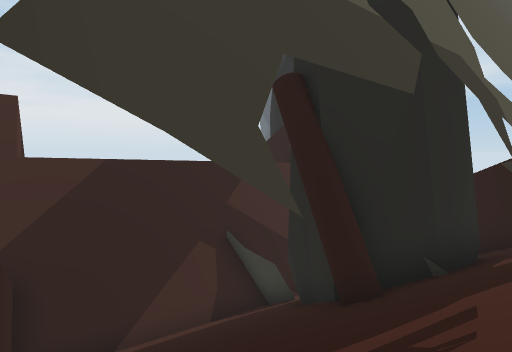
[1] (above)

12 first-person views from a walk through a 3-D level made in the Unity game engine. The camera is 1.3 m above the floor, tilts 4° down and sees 80° across. The floor is counted in squares, 2 m on a side. Each view is taken from the middle of a square. On the plan, view 1 faces up. The plan holds only what a view shows up to about 10 squares ahead; the rest is blank. The place goes on beyond the plan. The player character is not drawn.

[2]
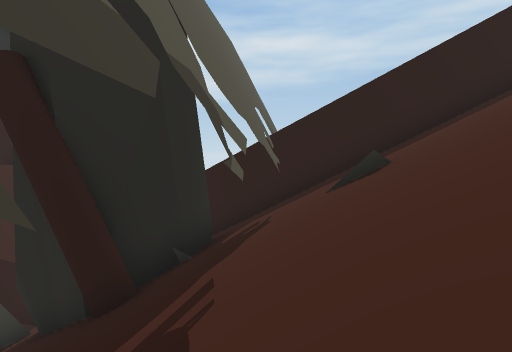

[3]
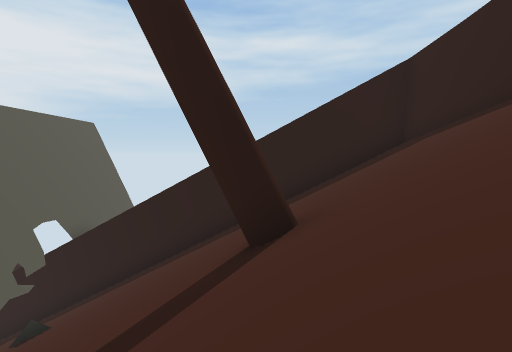

[4]
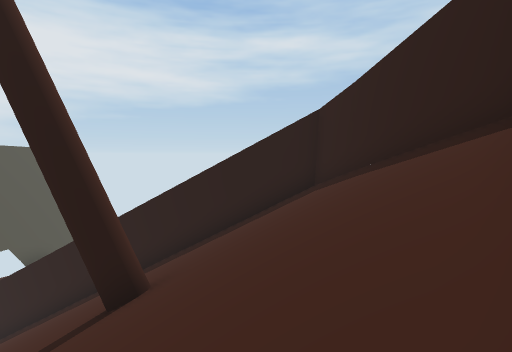

[5]
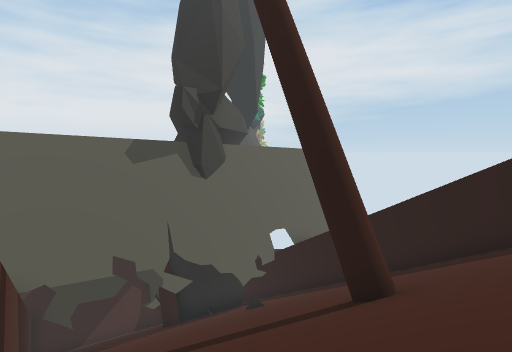

[6]
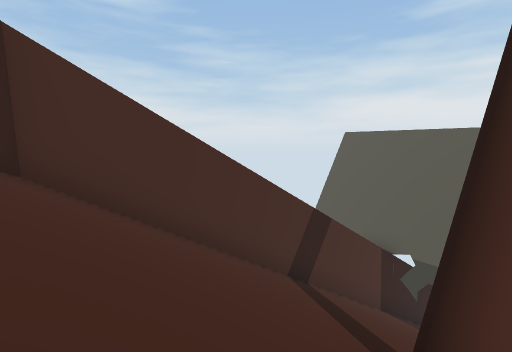

[7]
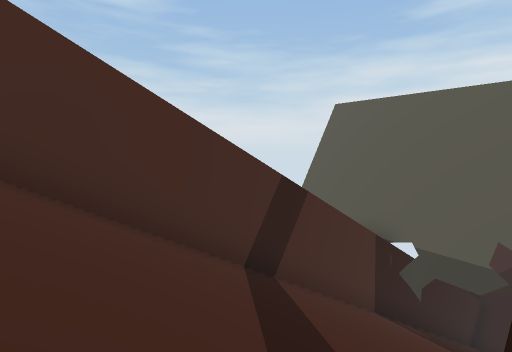

[8]
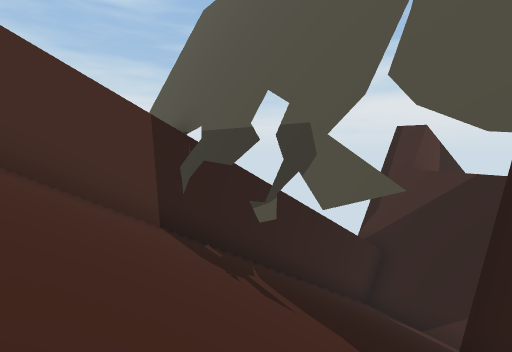

[9]
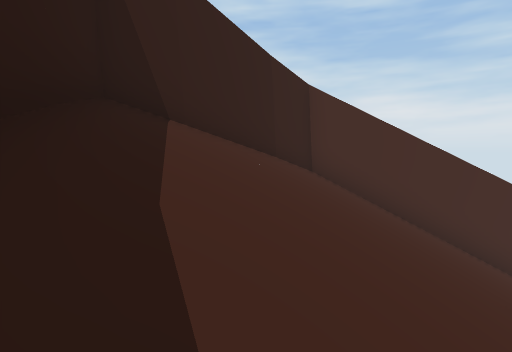

[10]
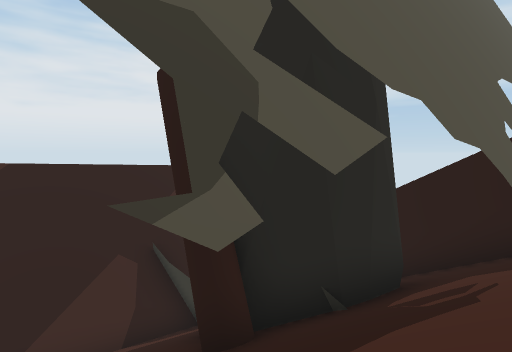

[11]
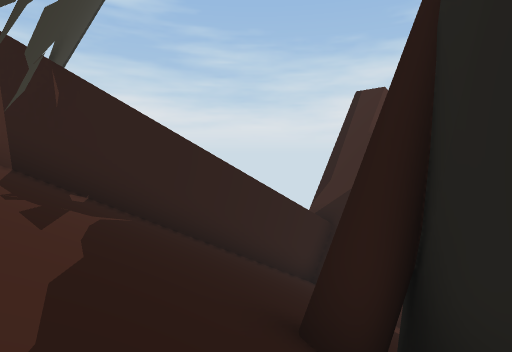

[12]
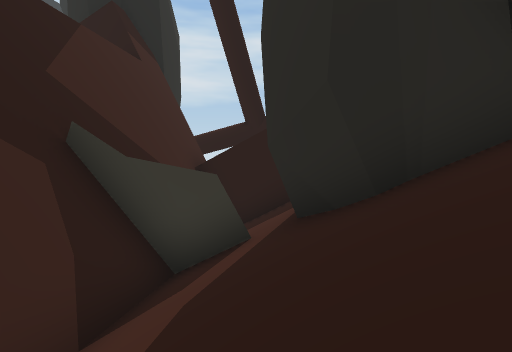

### Floor plan
Key: @ floor where view 1 was taken; # wall or solid block; . floor; / step, stairs or slope.
Columns run from 5 left of view 1 to 12 right of it. Each row starts with its distance up from view 1.
  9    ####
  8   ##///   #
  7 ###///#  ####
  6 #/////####//#
  5 #/////#.////##
  4 ##///////////##
  3  ##//// //////##
  2   ##///////////#
  1    #/#/////////##
  0    ##@//////////##
 -1     ##///////////#
 -2      #//////#////#
 -3      ##//////////#
 -4       ##/////////#
 -5        ##///////##
 -6         #///////#
 -7         ##///####
 -8          #####

Positions as (right, up) in squares from view 1, and headings:
1: (0, 0), facing up
2: (0, 0), facing up-right
3: (4, -5), facing up-right
4: (5, -7), facing up-right
5: (5, -7), facing up
6: (9, -4), facing left
7: (7, -3), facing left
8: (5, 2), facing left
9: (11, -3), facing down-left
10: (2, 1), facing up
11: (4, 4), facing left
12: (-2, 5), facing up-right
